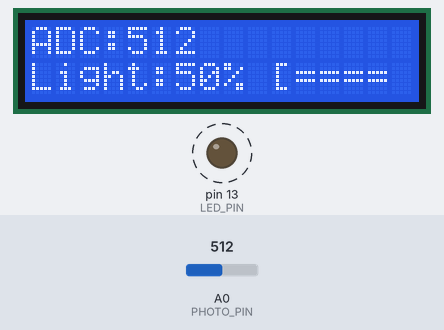
This sketch was run on a simulated Arduino Uno, built with avr-gcc and run on an emulated ATmega328P. On the bench: 16×2 character LCD, output pins drawn as LEDs (lit = HIGH). Dashed ring = blinking. The inputs (shaded band) are chosen by the test bench; at power-on: A0 (PHOTO_PIN) = 512. What the sketch prints to the serial monitor is not drawn.

Above: at 3.3 s.
3.4 s: A0 (PHOTO_PIN) set to 716
At 4.9 s:
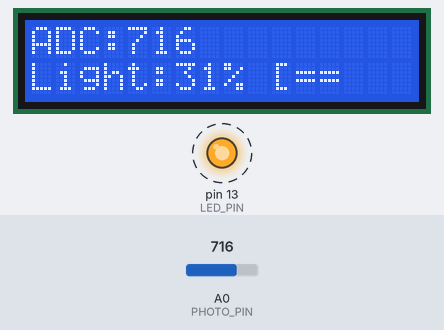
7.4 s: A0 (PHOTO_PIN) set to 900
At 8.5 s:
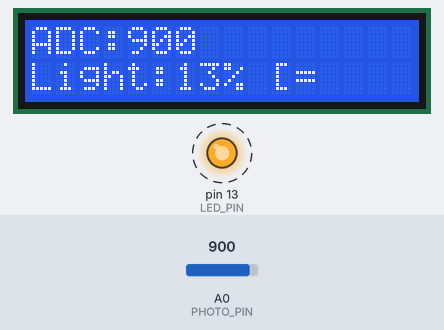
11.4 s: A0 (PHOTO_PIN) set to 1023
At 12.7 s:
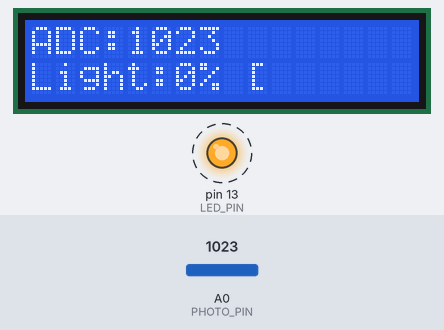
15.4 s: A0 (PHOTO_PIN) set to 306
At 16.9 s:
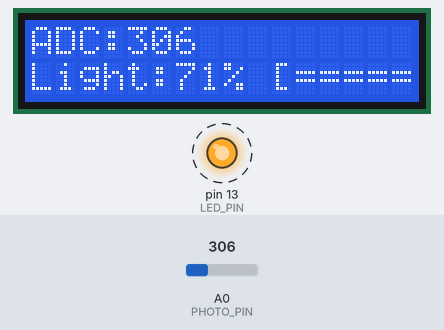
19.4 s: A0 (PHOTO_PIN) set to 122
At 20.9 s:
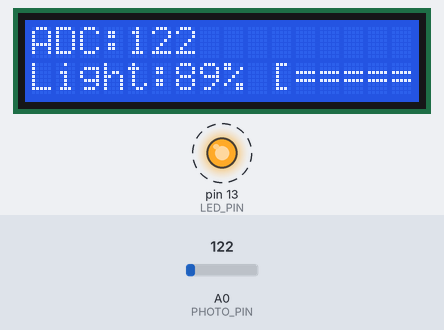
23.4 s: A0 (PHOTO_PIN) set to 10
At 24.9 s:
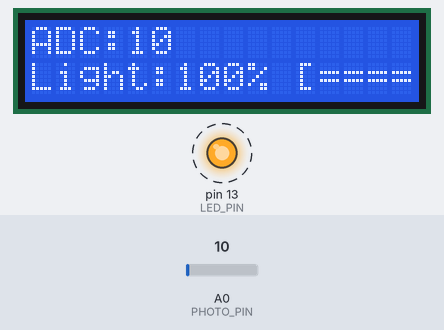
Timing chart, 0 to 28.4 s (numbered marks = the images above; inputs shaded):
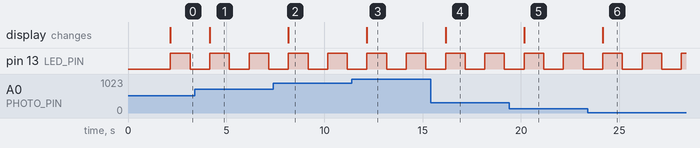

Measured:
- after the input at 3.4 s, the display: changes after 0.76 s (image 1)
- after the input at 7.4 s, the display: changes after 0.76 s (image 2)
- after the input at 11.4 s, the display: changes after 0.76 s (image 3)
- after the input at 15.4 s, the display: changes after 0.76 s (image 4)
- after the input at 19.4 s, the display: changes after 0.76 s (image 5)
- after the input at 23.4 s, the display: changes after 0.76 s (image 6)
- by itself, pin 13 (LED_PIN): alternates HIGH for 1.0 s and LOW for 1.0 s

The sketch:

ADC_fhotoresistor.ino
```cpp
#include <LiquidCrystal_I2C.h>  // Библиотека для LCD дисплея по I2C

// Настройка дисплея (адрес I2C, кол-во столбцов, строк)
LiquidCrystal_I2C lcd(0x27, 16, 2);

// Пины
const int PHOTO_PIN = A0;      // Пин фоторезистора
const int LED_PIN = 13;        // Встроенный светодиод для индикации

// Переменные
int adcValue = 0;              // Сырое значение АЦП
int lightLevel = 0;            // Уровень освещенности в %
unsigned long previousMillis = 0;
const long INTERVAL = 1000;    // Интервал обновления (мс)

void setup() {
  // Инициализация Serial
  Serial.begin(9600);

  // Инициализация дисплея
  lcd.init();
  lcd.backlight();
  lcd.clear();

  // Настройка пинов
  pinMode(LED_PIN, OUTPUT);

  // Приветственное сообщение
  Serial.println("Система мониторинга освещенности");
  Serial.println("=================================");

  lcd.setCursor(0, 0);
  lcd.print("Light Monitor");
  lcd.setCursor(0, 1);
  lcd.print("Starting...");

  delay(2000);
  lcd.clear();
}

void loop() {
  unsigned long currentMillis = millis();

  // Обновляем данные каждые INTERVAL миллисекунд
  if (currentMillis - previousMillis >= INTERVAL) {
    previousMillis = currentMillis;

    // Чтение АЦП
    readLightSensor();

    // Вывод в Serial
    printToSerial();

    // Вывод на дисплей
    printToLCD();

    // Мигаем светодиодом для индикации работы
    digitalWrite(LED_PIN, !digitalRead(LED_PIN));
  }
}

void readLightSensor() {
  // Читаем значение АЦП (0-1023)
  adcValue = analogRead(PHOTO_PIN);

  // Преобразуем в проценты (инвертируем, так чем больше света - тем меньше сопротивление)
  lightLevel = map(adcValue, 0, 1023, 100, 0);
  lightLevel = constrain(lightLevel, 0, 100);  // Ограничиваем диапазон 0-100%
}

void printToSerial() {
  Serial.print("ADC: ");
  Serial.print(adcValue);
  Serial.print(" | Освещенность: ");
  Serial.print(lightLevel);
  Serial.print("% | ");

  // Графическая индикация
  int bars = map(lightLevel, 0, 100, 0, 20);
  Serial.print("[");
  for (int i = 0; i < 20; i++) {
    if (i < bars) {
      Serial.print("=");
    } else {
      Serial.print(" ");
    }
  }
  Serial.println("]");
}

void printToLCD() {
  lcd.setCursor(0, 0);
  lcd.print("ADC:");
  lcd.print(adcValue);
  lcd.print("    ");  // Очищаем оставшиеся символы

  lcd.setCursor(0, 1);
  lcd.print("Light:");
  lcd.print(lightLevel);
  lcd.print("% ");

  // Простая графическая индикация на дисплее
  int bars = map(lightLevel, 0, 100, 0, 8);
  lcd.print("[");
  for (int i = 0; i < 8; i++) {
    if (i < bars) {
      lcd.print("=");
    } else {
      lcd.print(" ");
    }
  }
  lcd.print("]");
}
```
